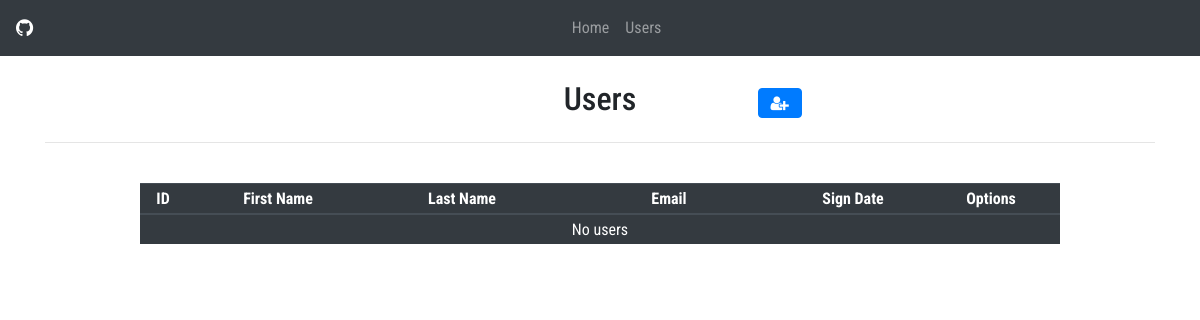
/users, run on an earlier commit of the app's database.
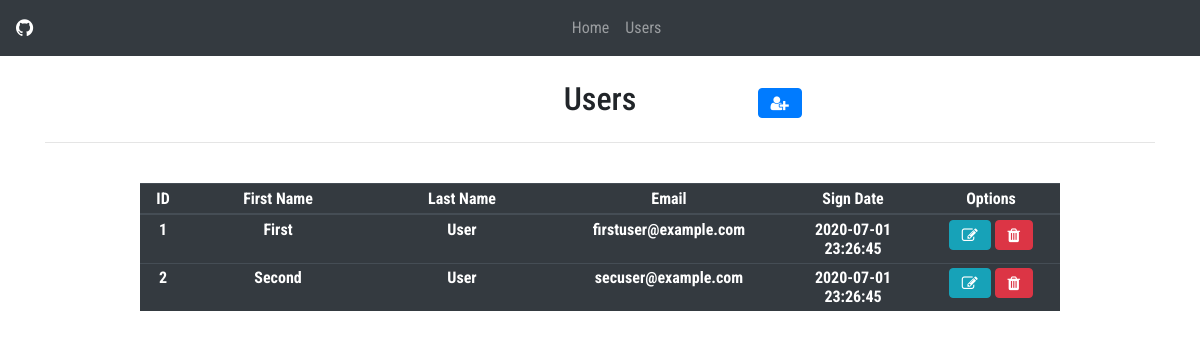
And on a later commit of the database.
### tables this page shows
CREATE TABLE `user` (
  `id` int(11) NOT NULL,
  `first_name` varchar(255) NOT NULL,
  `last_name` varchar(255) NOT NULL,
  `email` varchar(255) NOT NULL,
  `sign_date` datetime NOT NULL DEFAULT current_timestamp()
);

### app/controllers/UserController.php (called while the page is built, shortened)
<?php
require BASE_PATH . '/core/Controller.php';
require BASE_PATH . '/app/models/UserModel.php';
class UserController extends Controller
{
    private $model;
    function __construct()
    {
        $this->model = new UserModel();
    }
    public function index()
    {
        $users = $this->model->getAll();
        $this->loadView('users.php', ['users' => $users]);
    }
}

### index.php (called while the page is built, shortened)
<?php
require BASE_PATH . '/core/Router.php';
Router::route();

### app/models/UserModel.php (called while the page is built, shortened)
<?php
class UserModel extends Model
{
    function __construct($table = 'user')
    {
        $this->table = $table;
    }
    public function getAll()
    {
        $conn     = $this->connectDB();
        $result   = null;
        if ($conn) {
            $sql      = "SELECT * FROM ".$this->table." ORDER BY id ASC";
            $resource = $conn->query($sql);
            if ($resource) {
                $result = $resource->fetchAll(PDO::FETCH_ASSOC);
            }
        }
        return $result;
    }
}

### app/views/user_grid.php (the view)
<table class="table table-hover table-dark table-sm" id="users_grid">
    <thead class="text-center font-weight-bold">
        <tr>
            <th width="5%">ID</th>
            <th width="20%">First Name</th>
            <th width="20%">Last Name</th>
            <th width="25%">Email</th>
            <th width="15%">Sign Date</th>
            <th width="15%" class="td-actions"> Options </th>
        </tr>
    </thead>
    <tbody class="text-center">
        <?php if (!empty($data['users'])): ?>
            <?php foreach ($data['users'] as $row): ?>
            <tr>
                <th><?php echo $row['id']; ?></th>
                <th><?php echo $row['first_name']; ?></th>
                <th><?php echo $row['last_name']; ?></th>
                <th><?php echo $row['email']; ?></th>
                <th><?php echo $row['sign_date']; ?></th>
                <th>
                    <button type="button" id="<?php echo $row['id']; ?>" class="btn btn-xs btn-info" onclick="User.show(this);">
                        <i class="fa fa-edit"></i>
                    </button>
                    <button type="button" id="<?php echo $row['id']; ?>" class="btn btn-xs btn-danger" onclick="User.confirm(this);">
                        <i class="fa fa-trash"></i>
                    </button>
                </th>
            </tr>
            <?php endforeach; ?>
        <?php else: ?>
            <tr class="text-center">
                <td colspan="6">No users</td>
            </tr>
        <?php endif; ?>
    </tbody>
</table>

### app/views/layout/header.php (shortened to what this page needs)
<html lang="en" dir="ltr">
    <head>
        <link rel="stylesheet" href="https://cdnjs.cloudflare.com/ajax/libs/font-awesome/4.7.0/css/font-awesome.min.css">
        <link rel="stylesheet" type="text/css" href="/assets/lib/dataTables/datatables.min.css"/>
        <link rel="stylesheet" href="/assets/lib/bootstrap/css/bootstrap.css"/>
        <link rel="stylesheet" href="/assets/css/style.css"/>
    </head>
    <body>
        <nav class="navbar navbar-expand-lg navbar-dark bg-dark static-top">
            <span class="text-muted">
                <a class="navbar-brand" href="https://github.com/lesibv">
                    <i class="fa fa-github"></i>
                </a>
            </span>
                <div class="collapse navbar-collapse justify-content-center" id="navbarResponsive">
                    <ul class="navbar-nav">
                        <li class="nav-item">
                            <a class="nav-link" href="/home">Home</a>
                        </li>
                        <li class="nav-item">
                            <a class="nav-link" href="/users">Users</a>
                        </li>
                    </ul>
                </div>
        </nav>
        <main role="main">

### app/views/users.php (shortened to what this page needs)
<?php
    include_once __DIR__ . '/layout/header.php';
?>
<div class="container" id="users-page">
    <div class="row align-items-center justify-content-center pt-4">
        <div class="col-3">
            <div class="">
                <div class="align-text-bottom text-center">
                    <h2>Users</h2>
                </div>
            </div>
        </div>
        <div class="col-3">
            <div class="text-left">
                <button type="button" class="btn btn-md btn-primary" data-toggle="modal" data-target="#modalUserForm">
                    <i class="fa fa-user-plus"></i>
                </button>
            </div>
        </div>
    </div>
    <hr>
    <div class="row justify-content-center py-4">
        <div class="col-10">
            <div id="grid_container">
                <?php include_once __DIR__ . "/user_grid.php" ?>
            </div>
        </div>
    </div>
</div>
 <?php include_once __DIR__ . '/layout/footer.php' ?>

### app/views/layout/footer.php (shortened to what this page needs)
        </main>
    </body>
</html>

### core/Router.php (shortened to what this page needs)
<?php
class Router
{
    public static function route()
    {
        $request = trim($_SERVER['REQUEST_URI']);
        if (array_key_exists($request, routes)) {
            $controller = routes[$request][0];
            $method = routes[$request][1];
            if (file_exists(BASE_PATH . '/app/controllers/' . $controller . '.php')) {
                $class = new $controller();
                if (method_exists($controller, $method)) {
                    $class->$method();
                    exit;
                }
            }
        }
    }
}

### core/Controller.php (shortened to what this page needs)
<?php
class Controller
{
    public function loadView($name = '', $arg = array())
    {
        $path = BASE_PATH . "/app/views/{$name}";
        $data = array();
        foreach ($arg as $key => $value) {
            $data[$key] = $value;
        }
        include($path);
        $content = ob_get_contents();
        echo $content;
    }
}

### assets/css/style.css (style rules this page uses)
body { font-family: 'Roboto Condensed', sans-serif; }
.container { width: auto; }

What changed in the data, as far as the page shows it:
added user: id "1", first_name "First", last_name "User", email "firstuser@example.com", sign_date "2020-07-01 23:26:45"
added user: id "2", first_name "Second", last_name "User", email "secuser@example.com", sign_date "2020-07-01 23:26:45"
Also different on the page:
text no longer shown: "No users"
